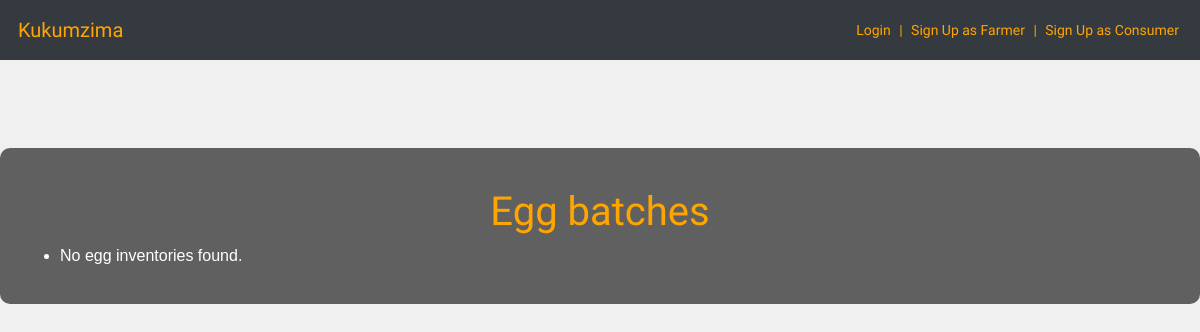
/egg-inventory-list/, run on an earlier commit of the app's database.
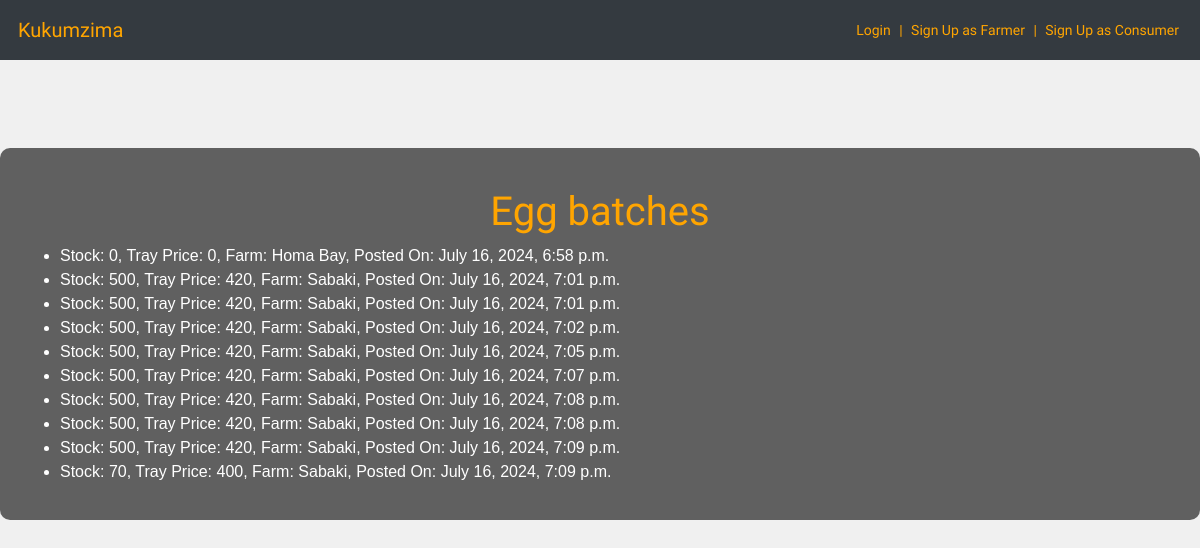
And on a later commit of the database.
### core/models.py (models this page shows, shortened)
class eggInventory(models.Model):
    farm = models.ForeignKey(Farm, on_delete=models.CASCADE, related_name='egg_inventories')
    stock = models.IntegerField()
    trayPrice = models.IntegerField()
    posted_on = models.DateTimeField(auto_now_add=True)
    batch_number = models.CharField(max_length=100, default='default_batch')

class Farm(models.Model):
    farmer = models.ForeignKey(Farmer, on_delete=models.CASCADE)
    name = models.CharField(max_length=100)
    location = models.CharField(max_length=255)
    numberOfhens = models.PositiveIntegerField()

### core/views.py (the view)
# urls.py: path('egg-inventory-list/', egg_inventory_list, name='egg_inventory_list'),
def egg_inventory_list(request):
    egg_inventories = eggInventory.objects.all()
    context = {
        'egg_inventories': egg_inventories,
    }
    return render(request, 'core/egg_inventory_list.html', context)

### core/templates/core/egg_inventory_list.html (shortened to what this page needs)
{% extends 'core/base.html' %}
{% block content %}
<h1>Egg batches</h1>
<ul>
    {% for inventory in egg_inventories %}
    <li>
        Stock: {{ inventory.stock }},
        Tray Price: {{ inventory.trayPrice }},
        Farm: {{ inventory.farm.name }},
        Posted On: {{ inventory.posted_on }}
    </li>
    {% empty %}
    <li>No egg inventories found.</li>
    {% endfor %}
</ul>
</body>
{% endblock %}

What changed in the data, as far as the page shows it:
added eggInventory: stock "0", trayPrice "0", farm.name "Homa Bay", posted_on "July 16, 2024, 6:58 p.m."
added eggInventory: stock "500", trayPrice "420", farm.name "Sabaki", posted_on "July 16, 2024, 7:01 p.m."
added eggInventory: stock "500", trayPrice "420", farm.name "Sabaki", posted_on "July 16, 2024, 7:01 p.m."
added eggInventory: stock "500", trayPrice "420", farm.name "Sabaki", posted_on "July 16, 2024, 7:02 p.m."
added eggInventory: stock "500", trayPrice "420", farm.name "Sabaki", posted_on "July 16, 2024, 7:05 p.m."
added eggInventory: stock "500", trayPrice "420", farm.name "Sabaki", posted_on "July 16, 2024, 7:07 p.m."
added eggInventory: stock "500", trayPrice "420", farm.name "Sabaki", posted_on "July 16, 2024, 7:08 p.m."
added eggInventory: stock "500", trayPrice "420", farm.name "Sabaki", posted_on "July 16, 2024, 7:08 p.m."
added eggInventory: stock "500", trayPrice "420", farm.name "Sabaki", posted_on "July 16, 2024, 7:09 p.m."
added eggInventory: stock "70", trayPrice "400", farm.name "Sabaki", posted_on "July 16, 2024, 7:09 p.m."
Also different on the page:
text no longer shown: "No egg inventories found."
